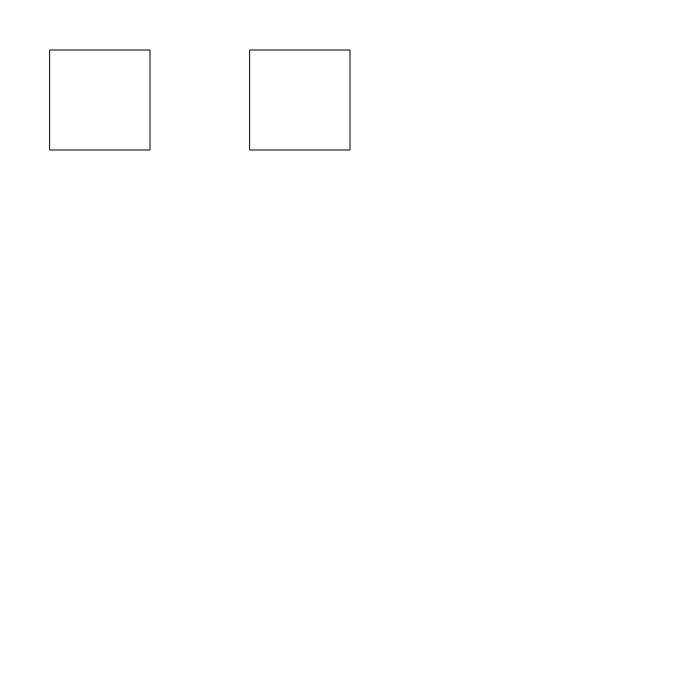
Frame 1 (no input)
Frame 60 (no input): identical to frame 1, image omitted
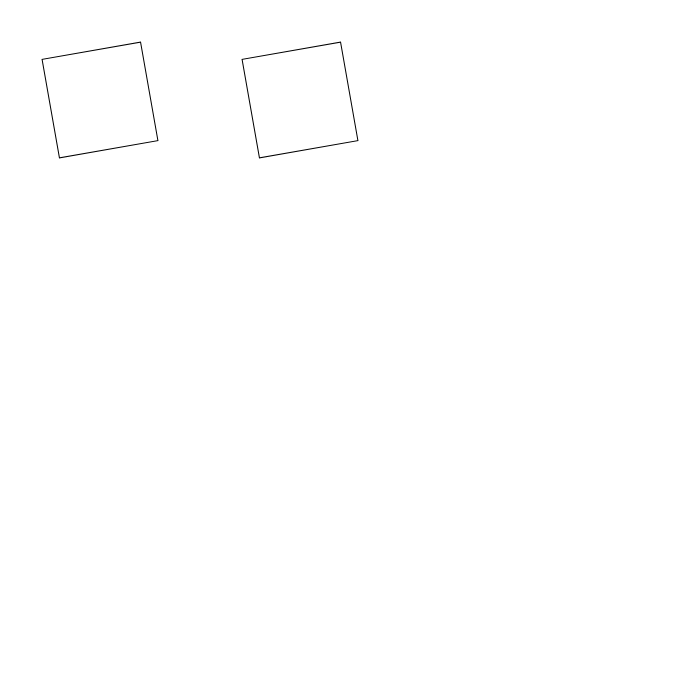
Frame 120 (the mouse pressed at the canvas centre since frame 60)

The p5.js sketch that drew these frames (run headless with seeded random() and noise() and a simulated clock; from frame 60 on, the mouse is pressed at the canvas centre):

// p5.js sketch
// ── sketch.js
function setup() {
  createCanvas(700, 700);
  rectMode(CENTER);
}

function draw() {
  background(255);
  //copies and moves 100 to right and 100 down
  //this is the origin, they will always move together form that origin, 
  //unless use push pop
  push();
  translate(100, 100);
  //radians goes from 0 to 2pi
  //not in degrees, in radians
  rotate(radians(mouseX));
  rect(0, 0, 100, 100); 
  pop();
  
  //square that responds to mouse movement on y-axis
  push();
    translate(300, 100);
  rotate(radians(mouseY));

  rect(0, 0, 100, 100);
  pop();
}
